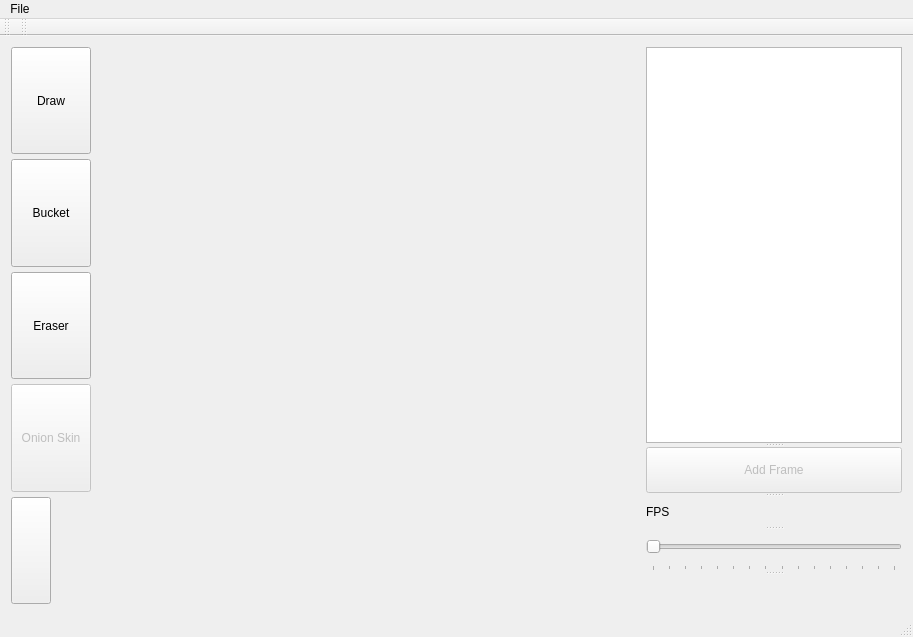
<?xml version="1.0" encoding="UTF-8"?>
<ui version="4.0">
 <class>SpriteView</class>
 <widget class="QMainWindow" name="SpriteView">
  <property name="geometry">
   <rect>
    <x>0</x>
    <y>0</y>
    <width>913</width>
    <height>637</height>
   </rect>
  </property>
  <property name="minimumSize">
   <size>
    <width>0</width>
    <height>0</height>
   </size>
  </property>
  <property name="maximumSize">
   <size>
    <width>16777215</width>
    <height>16777215</height>
   </size>
  </property>
  <property name="palette">
   <palette>
    <active>
     <colorrole role="Highlight">
      <brush brushstyle="SolidPattern">
       <color alpha="0">
        <red>255</red>
        <green>255</green>
        <blue>255</blue>
       </color>
      </brush>
     </colorrole>
     <colorrole role="HighlightedText">
      <brush brushstyle="SolidPattern">
       <color alpha="0">
        <red>255</red>
        <green>255</green>
        <blue>255</blue>
       </color>
      </brush>
     </colorrole>
    </active>
    <inactive>
     <colorrole role="Highlight">
      <brush brushstyle="SolidPattern">
       <color alpha="0">
        <red>255</red>
        <green>255</green>
        <blue>255</blue>
       </color>
      </brush>
     </colorrole>
     <colorrole role="HighlightedText">
      <brush brushstyle="SolidPattern">
       <color alpha="0">
        <red>255</red>
        <green>255</green>
        <blue>255</blue>
       </color>
      </brush>
     </colorrole>
    </inactive>
    <disabled>
     <colorrole role="Highlight">
      <brush brushstyle="SolidPattern">
       <color alpha="255">
        <red>240</red>
        <green>240</green>
        <blue>240</blue>
       </color>
      </brush>
     </colorrole>
     <colorrole role="HighlightedText">
      <brush brushstyle="SolidPattern">
       <color alpha="0">
        <red>255</red>
        <green>255</green>
        <blue>255</blue>
       </color>
      </brush>
     </colorrole>
    </disabled>
   </palette>
  </property>
  <property name="windowTitle">
   <string>SpriteView</string>
  </property>
  <property name="styleSheet">
   <string notr="true">font: 8pt &quot;MS Shell Dlg 2&quot;;

</string>
  </property>
  <widget class="QWidget" name="centralWidget">
   <property name="maximumSize">
    <size>
     <width>16777215</width>
     <height>16777215</height>
    </size>
   </property>
   <layout class="QGridLayout" name="gridLayout">
    <item row="0" column="0">
     <layout class="QGridLayout" name="gridLayout_3">
      <property name="verticalSpacing">
       <number>5</number>
      </property>
      <item row="1" column="1" alignment="Qt::AlignLeft">
       <widget class="QPushButton" name="dropButton">
        <property name="sizePolicy">
         <sizepolicy hsizetype="MinimumExpanding" vsizetype="MinimumExpanding">
          <horstretch>0</horstretch>
          <verstretch>0</verstretch>
         </sizepolicy>
        </property>
        <property name="text">
         <string>Draw</string>
        </property>
       </widget>
      </item>
      <item row="4" column="1" alignment="Qt::AlignLeft">
       <widget class="QPushButton" name="eraseButton">
        <property name="sizePolicy">
         <sizepolicy hsizetype="MinimumExpanding" vsizetype="MinimumExpanding">
          <horstretch>0</horstretch>
          <verstretch>0</verstretch>
         </sizepolicy>
        </property>
        <property name="text">
         <string>Eraser</string>
        </property>
       </widget>
      </item>
      <item row="2" column="1" alignment="Qt::AlignHCenter">
       <widget class="QPushButton" name="bucketButton">
        <property name="sizePolicy">
         <sizepolicy hsizetype="Expanding" vsizetype="MinimumExpanding">
          <horstretch>0</horstretch>
          <verstretch>0</verstretch>
         </sizepolicy>
        </property>
        <property name="minimumSize">
         <size>
          <width>0</width>
          <height>0</height>
         </size>
        </property>
        <property name="text">
         <string>Bucket</string>
        </property>
       </widget>
      </item>
      <item row="6" column="1" alignment="Qt::AlignLeft">
       <widget class="QPushButton" name="colorButton">
        <property name="sizePolicy">
         <sizepolicy hsizetype="MinimumExpanding" vsizetype="MinimumExpanding">
          <horstretch>0</horstretch>
          <verstretch>0</verstretch>
         </sizepolicy>
        </property>
        <property name="text">
         <string/>
        </property>
       </widget>
      </item>
      <item row="5" column="1">
       <widget class="QPushButton" name="onionButton">
        <property name="enabled">
         <bool>false</bool>
        </property>
        <property name="sizePolicy">
         <sizepolicy hsizetype="Minimum" vsizetype="MinimumExpanding">
          <horstretch>0</horstretch>
          <verstretch>0</verstretch>
         </sizepolicy>
        </property>
        <property name="text">
         <string>Onion Skin</string>
        </property>
       </widget>
      </item>
     </layout>
    </item>
    <item row="0" column="1">
     <layout class="QHBoxLayout" name="horizontalLayout">
      <item>
       <widget class="QTableWidget" name="tableWidget">
        <property name="sizePolicy">
         <sizepolicy hsizetype="Expanding" vsizetype="Expanding">
          <horstretch>0</horstretch>
          <verstretch>0</verstretch>
         </sizepolicy>
        </property>
        <property name="palette">
         <palette>
          <active>
           <colorrole role="Button">
            <brush brushstyle="SolidPattern">
             <color alpha="0">
              <red>255</red>
              <green>255</green>
              <blue>255</blue>
             </color>
            </brush>
           </colorrole>
           <colorrole role="Base">
            <brush brushstyle="NoBrush">
             <color alpha="255">
              <red>0</red>
              <green>0</green>
              <blue>0</blue>
             </color>
            </brush>
           </colorrole>
           <colorrole role="Window">
            <brush brushstyle="SolidPattern">
             <color alpha="0">
              <red>255</red>
              <green>255</green>
              <blue>255</blue>
             </color>
            </brush>
           </colorrole>
           <colorrole role="Highlight">
            <brush brushstyle="SolidPattern">
             <color alpha="0">
              <red>240</red>
              <green>119</green>
              <blue>70</blue>
             </color>
            </brush>
           </colorrole>
          </active>
          <inactive>
           <colorrole role="Button">
            <brush brushstyle="SolidPattern">
             <color alpha="0">
              <red>255</red>
              <green>255</green>
              <blue>255</blue>
             </color>
            </brush>
           </colorrole>
           <colorrole role="Base">
            <brush brushstyle="NoBrush">
             <color alpha="255">
              <red>0</red>
              <green>0</green>
              <blue>0</blue>
             </color>
            </brush>
           </colorrole>
           <colorrole role="Window">
            <brush brushstyle="SolidPattern">
             <color alpha="0">
              <red>255</red>
              <green>255</green>
              <blue>255</blue>
             </color>
            </brush>
           </colorrole>
           <colorrole role="Highlight">
            <brush brushstyle="SolidPattern">
             <color alpha="0">
              <red>240</red>
              <green>119</green>
              <blue>70</blue>
             </color>
            </brush>
           </colorrole>
          </inactive>
          <disabled>
           <colorrole role="Button">
            <brush brushstyle="SolidPattern">
             <color alpha="0">
              <red>255</red>
              <green>255</green>
              <blue>255</blue>
             </color>
            </brush>
           </colorrole>
           <colorrole role="Base">
            <brush brushstyle="NoBrush">
             <color alpha="255">
              <red>0</red>
              <green>0</green>
              <blue>0</blue>
             </color>
            </brush>
           </colorrole>
           <colorrole role="Window">
            <brush brushstyle="SolidPattern">
             <color alpha="0">
              <red>255</red>
              <green>255</green>
              <blue>255</blue>
             </color>
            </brush>
           </colorrole>
           <colorrole role="Highlight">
            <brush brushstyle="SolidPattern">
             <color alpha="255">
              <red>240</red>
              <green>240</green>
              <blue>240</blue>
             </color>
            </brush>
           </colorrole>
          </disabled>
         </palette>
        </property>
        <property name="focusPolicy">
         <enum>Qt::NoFocus</enum>
        </property>
        <property name="autoFillBackground">
         <bool>false</bool>
        </property>
        <property name="styleSheet">
         <string notr="true">background-color: rgba(255,255,255, 0);</string>
        </property>
        <property name="editTriggers">
         <set>QAbstractItemView::NoEditTriggers</set>
        </property>
        <property name="selectionMode">
         <enum>QAbstractItemView::NoSelection</enum>
        </property>
        <property name="rowCount">
         <number>0</number>
        </property>
        <attribute name="horizontalHeaderVisible">
         <bool>false</bool>
        </attribute>
        <attribute name="horizontalHeaderCascadingSectionResizes">
         <bool>false</bool>
        </attribute>
        <attribute name="horizontalHeaderDefaultSectionSize">
         <number>15</number>
        </attribute>
        <attribute name="horizontalHeaderHighlightSections">
         <bool>false</bool>
        </attribute>
        <attribute name="horizontalHeaderMinimumSectionSize">
         <number>15</number>
        </attribute>
        <attribute name="horizontalHeaderShowSortIndicator" stdset="0">
         <bool>false</bool>
        </attribute>
        <attribute name="verticalHeaderVisible">
         <bool>false</bool>
        </attribute>
        <attribute name="verticalHeaderCascadingSectionResizes">
         <bool>false</bool>
        </attribute>
        <attribute name="verticalHeaderDefaultSectionSize">
         <number>15</number>
        </attribute>
        <attribute name="verticalHeaderHighlightSections">
         <bool>false</bool>
        </attribute>
        <attribute name="verticalHeaderMinimumSectionSize">
         <number>15</number>
        </attribute>
       </widget>
      </item>
     </layout>
    </item>
    <item row="0" column="2">
     <widget class="QSplitter" name="splitter">
      <property name="orientation">
       <enum>Qt::Vertical</enum>
      </property>
      <widget class="QTableWidget" name="framesTable"/>
      <widget class="QPushButton" name="addFrameButton">
       <property name="enabled">
        <bool>false</bool>
       </property>
       <property name="text">
        <string>Add Frame</string>
       </property>
      </widget>
      <widget class="QLabel" name="fpsLabel">
       <property name="text">
        <string>FPS</string>
       </property>
      </widget>
      <widget class="QSlider" name="fpsSlider">
       <property name="enabled">
        <bool>false</bool>
       </property>
       <property name="maximum">
        <number>60</number>
       </property>
       <property name="value">
        <number>0</number>
       </property>
       <property name="orientation">
        <enum>Qt::Horizontal</enum>
       </property>
       <property name="tickPosition">
        <enum>QSlider::TicksBelow</enum>
       </property>
       <property name="tickInterval">
        <number>4</number>
       </property>
      </widget>
      <widget class="QLabel" name="previewLabel">
       <property name="sizePolicy">
        <sizepolicy hsizetype="Expanding" vsizetype="Expanding">
         <horstretch>0</horstretch>
         <verstretch>0</verstretch>
        </sizepolicy>
       </property>
       <property name="text">
        <string/>
       </property>
      </widget>
     </widget>
    </item>
   </layout>
  </widget>
  <widget class="QMenuBar" name="menuBar">
   <property name="geometry">
    <rect>
     <x>0</x>
     <y>0</y>
     <width>913</width>
     <height>16</height>
    </rect>
   </property>
   <widget class="QMenu" name="menuSprite_Editor">
    <property name="title">
     <string>File</string>
    </property>
    <addaction name="actionNew_File"/>
    <addaction name="actionOpen_File"/>
    <addaction name="actionSave_File"/>
    <addaction name="actionExport_GIF"/>
   </widget>
   <addaction name="menuSprite_Editor"/>
  </widget>
  <widget class="QToolBar" name="mainToolBar">
   <attribute name="toolBarArea">
    <enum>TopToolBarArea</enum>
   </attribute>
   <attribute name="toolBarBreak">
    <bool>false</bool>
   </attribute>
  </widget>
  <widget class="QStatusBar" name="statusBar"/>
  <widget class="QToolBar" name="toolBar">
   <property name="windowTitle">
    <string>toolBar</string>
   </property>
   <attribute name="toolBarArea">
    <enum>TopToolBarArea</enum>
   </attribute>
   <attribute name="toolBarBreak">
    <bool>false</bool>
   </attribute>
  </widget>
  <action name="actionNew_File">
   <property name="text">
    <string>New File</string>
   </property>
  </action>
  <action name="actionOpen_File">
   <property name="text">
    <string>Open File</string>
   </property>
  </action>
  <action name="actionSave_File">
   <property name="text">
    <string>Save File</string>
   </property>
  </action>
  <action name="actionLoad_File">
   <property name="text">
    <string>Load File</string>
   </property>
  </action>
  <action name="actionExport_GIF">
   <property name="text">
    <string>Export GIF</string>
   </property>
  </action>
 </widget>
 <layoutdefault spacing="6" margin="11"/>
 <resources/>
 <connections/>
</ui>
